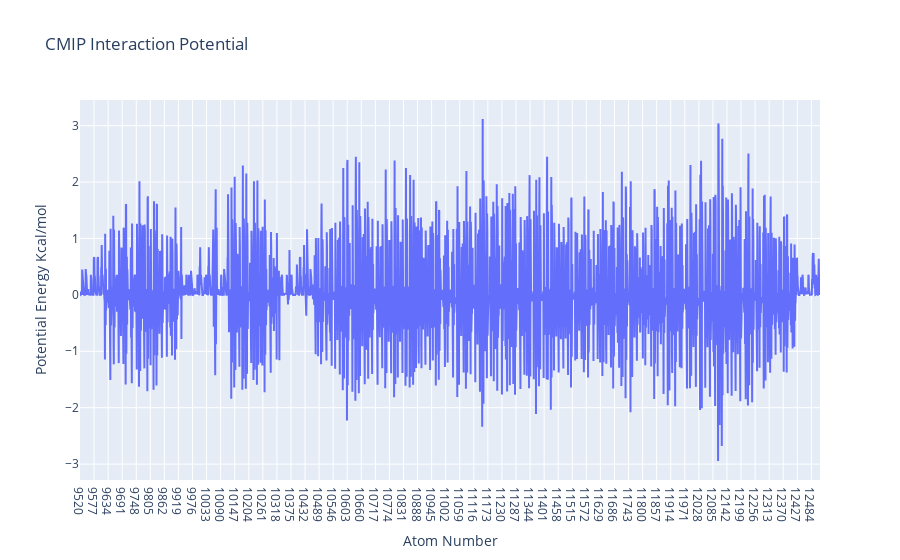

Notebook cell for this chart:
### Code cell
import plotly
import plotly.graph_objs as go
from biobb_cmip.utils.representation import get_energies_byat

atom_list, energy_dict = get_energies_byat(RBD_byat_out)

plotly.offline.init_notebook_mode(connected=True)

fig = {"data": [go.Scatter(x=atom_list, y=energy_dict['ES'])],
       "layout": go.Layout(title="CMIP Interaction Potential", xaxis=dict(title = "Atom Number"), 
                           yaxis=dict(title = "Potential Energy Kcal/mol"))}

plotly.offline.iplot(fig)

### Figure 1 — Plotly figure (JSON) as saved in the notebook; plotly's stock layout.template omitted (floating-point values rounded to 4 significant figures; data arrays with more than 128 entries replaced by an {"elided": "..."} marker saying what was removed)
{"data": [{"type": "scatter", "x": {"elided": "3000 str values"}, "y": {"elided": "3000 float values"}}], "layout": {"title": {"text": "CMIP Interaction Potential"}, "xaxis": {"title": {"text": "Atom Number"}}, "yaxis": {"title": {"text": "Potential Energy Kcal/mol"}}}}
